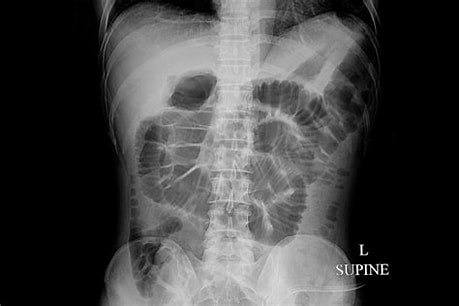
#> input picture usus.jpeg, 459 x 306 px
$ python lat4.py
#> lines starting #> are read from the running program, lines starting #| are printed output that depends on the picture
import cv2
import numpy as np
import matplotlib.pyplot as plt

img = cv2.imread('usus.jpeg')
#> img is the input picture: shape (306, 459, 3); min 0, max 255, mean 66.7
img= cv2.resize(img, (600,400))
#> img: shape (400, 600, 3)
gray_img = cv2.cvtColor(img, cv2.COLOR_BGR2GRAY)
gray_img = cv2.convertScaleAbs(gray_img, alpha=1.10, beta=40)
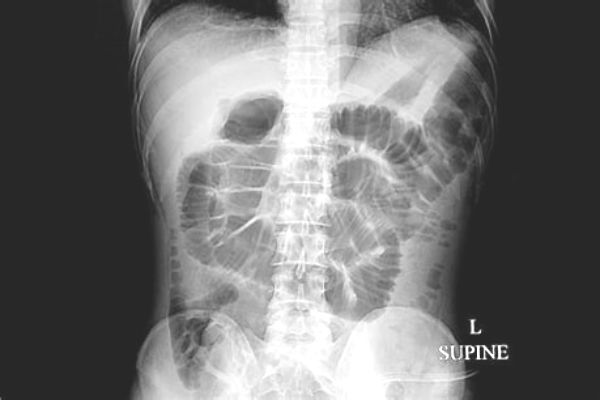
#> gray_img: shape (400, 600); min 40, max 255, mean 113.2
cv2.imshow('original image', gray_img)

#fungsi ini akan mengembalikan nilai piksel mulai dari 0-255
def hist(image):
    h = np.zeros(shape=(256,1))
    s = image.shape
#> s = (400, 600)
    for i in range(s[0]):
        for j in range(s[1]):
            k = image[i,j]
            h[k,0] = h[k,0] + 1
#> after the loop, h = 256 values, max 99456 at index 40, min 0 at index 0, mean 937.5
    return h
histg = hist(gray_img)
#> histg has the same summary as h in hist
plt.plot(histg)
plt.show()
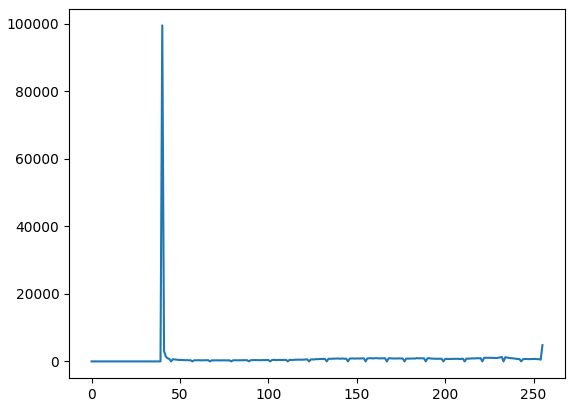
#> figure drawn by matplotlib, 1 panel; curve peaks at x = 40, y = 99456

x = histg.reshape(1,256)
y = np.zeros((1,256))
s = gray_img.shape
#> s = (400, 600)
for i in range(256):
    if x[0,1] == 0:
        y[0,1] = 0
    else:
        y[0,1] = i

#mengekstraksi nilai piksel min dan maks dari y
#> (the run stopped early here; a loop or call above may not have finished)
